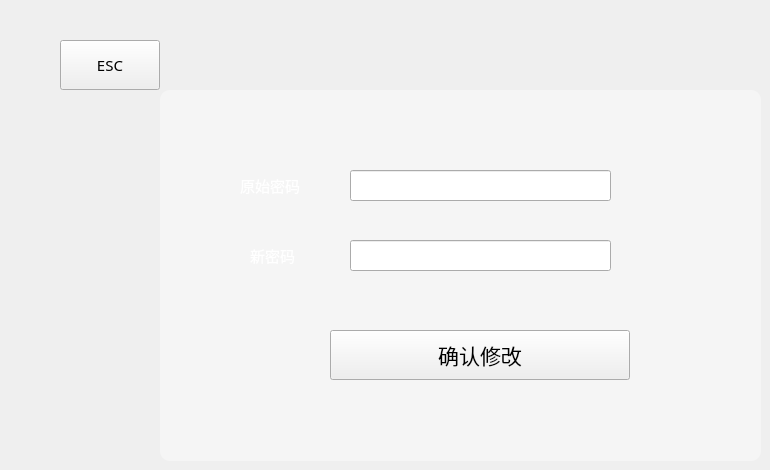
   <widget class="QWidget" name="page_changepw1">
    <widget class="QLineEdit" name="originalpw1">
     <property name="geometry">
      <rect>
       <x>350</x>
       <y>170</y>
       <width>261</width>
       <height>31</height>
      </rect>
     </property>
     <property name="echoMode">
      <enum>QLineEdit::Password</enum>
     </property>
    </widget>
    <widget class="QLineEdit" name="newpw1">
     <property name="geometry">
      <rect>
       <x>350</x>
       <y>240</y>
       <width>261</width>
       <height>31</height>
      </rect>
     </property>
     <property name="echoMode">
      <enum>QLineEdit::Password</enum>
     </property>
    </widget>
    <widget class="QLabel" name="label_16">
     <property name="geometry">
      <rect>
       <x>240</x>
       <y>170</y>
       <width>91</width>
       <height>31</height>
      </rect>
     </property>
     <property name="font">
      <font>
       <family>等线 Light</family>
       <pointsize>11</pointsize>
      </font>
     </property>
     <property name="styleSheet">
      <string notr="true">color: rgb(255, 255, 255);</string>
     </property>
     <property name="text">
      <string>原始密码</string>
     </property>
    </widget>
    <widget class="QLabel" name="label_18">
     <property name="geometry">
      <rect>
       <x>250</x>
       <y>240</y>
       <width>81</width>
       <height>31</height>
      </rect>
     </property>
     <property name="font">
      <font>
       <family>等线 Light</family>
       <pointsize>11</pointsize>
      </font>
     </property>
     <property name="styleSheet">
      <string notr="true">color: rgb(255, 255, 255);</string>
     </property>
     <property name="text">
      <string>新密码</string>
     </property>
    </widget>
    <widget class="QPushButton" name="but_changepw1">
     <property name="geometry">
      <rect>
       <x>330</x>
       <y>330</y>
       <width>300</width>
       <height>50</height>
      </rect>
     </property>
     <property name="minimumSize">
      <size>
       <width>300</width>
       <height>50</height>
      </size>
     </property>
     <property name="maximumSize">
      <size>
       <width>300</width>
       <height>50</height>
      </size>
     </property>
     <property name="font">
      <font>
       <family>等线 Light</family>
       <pointsize>16</pointsize>
      </font>
     </property>
     <property name="text">
      <string>确认修改</string>
     </property>
    </widget>
    <widget class="QFrame" name="frame_16">
     <property name="geometry">
      <rect>
       <x>160</x>
       <y>90</y>
       <width>601</width>
       <height>371</height>
      </rect>
     </property>
     <property name="styleSheet">
      <string notr="true">background-color: rgb(255, 255, 255,100);
border-radius:10px;</string>
     </property>
     <property name="frameShape">
      <enum>QFrame::StyledPanel</enum>
     </property>
     <property name="frameShadow">
      <enum>QFrame::Raised</enum>
     </property>
    </widget>
    <widget class="QPushButton" name="but_esc_changepw1">
     <property name="geometry">
      <rect>
       <x>60</x>
       <y>40</y>
       <width>100</width>
       <height>50</height>
      </rect>
     </property>
     <property name="minimumSize">
      <size>
       <width>100</width>
       <height>50</height>
      </size>
     </property>
     <property name="maximumSize">
      <size>
       <width>100</width>
       <height>50</height>
      </size>
     </property>
     <property name="font">
      <font>
       <family>等线 Light</family>
       <pointsize>11</pointsize>
      </font>
     </property>
     <property name="text">
      <string>ESC</string>
     </property>
    </widget>
    <zorder>frame_16</zorder>
    <zorder>originalpw1</zorder>
    <zorder>newpw1</zorder>
    <zorder>label_16</zorder>
    <zorder>label_18</zorder>
    <zorder>but_changepw1</zorder>
    <zorder>but_esc_changepw1</zorder>
   </widget>
